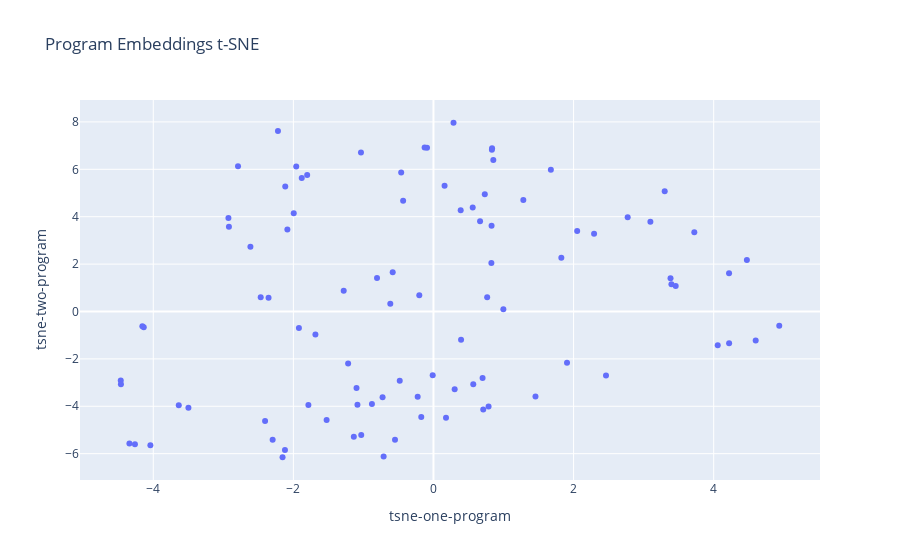

This figure's notebook cell:
### Markdown cell above
# Visualize Program Embeddings using t-SNE

### Code cell
tsne = TSNE(n_components=2, perplexity=30, max_iter=1000, random_state=42)
program_tsne_result = tsne.fit_transform(program_embeddings)
program_df['tsne-one-program'] = program_tsne_result[:, 0]
program_df['tsne-two-program'] = program_tsne_result[:, 1]

# Plot the program embeddings using t-SNE results
fig = px.scatter(
    program_df,
    x='tsne-one-program',
    y='tsne-two-program',
    hover_data=['title'],
    title='Program Embeddings t-SNE'
)
fig.show()

### Figure 1 — Plotly figure (JSON) as saved in the notebook; plotly's stock layout.template omitted (floating-point values rounded to 4 significant figures)
{"data": [{"customdata": [["Programme court de 2<sup>e</sup> cycle en génie de l'environnement"], ["Programme court de 2<sup>e</sup> cycle en génie de la production automatisée : intégration et automatisation des systèmes"], ["Programme court de 2<sup>e</sup> cycle en gestion de l’innovation"], ["DESS en projets internationaux et ingénierie globale"], ["Baccalauréat en informatique distribuée"], ["Maîtrise en conception et gestion de projets d’ingénierie canadiens"], ["Baccalauréat en génie électrique"], ["Programme court de 2<sup>e</sup> cycle en gestion de projets d'ingénierie"], ["Année préparatoire"], ["Maîtrise en génie électrique"], ["Programme court de 2<sup>e</sup> cycle en affaires juridiques pour l'ingénieur"], ["Baccalauréat en design d'expérience utilisateur (UX)"], ["Programme court de 2<sup>e</sup> cycle en efficacité énergétique"], ["Programme court de 2<sup>e</sup> cycle en modélisation des données du bâtiment (BIM)"], ["Programme court de 2<sup>e</sup> cycle en technologies de l'information"], ["Programme court de 2<sup>e</sup>&nbsp;cycle en génie électrique&nbsp;: commande industrielle"], ["Maîtrise en gestion de l’innovation"], ["Programme court en télécommunications"], ["DESS en génie électrique"], ["Programme court de 2<sup>e</sup> cycle en exploitation des énergies renouvelables"], ["Programme court de 2<sup>e</sup> cycle en génie de la construction : gestion des coûts et du temps"], ["Programme court de 2<sup>e</sup> cycle en génie mécanique"], ["Programme court de 2<sup>e</sup> cycle en gestion de projets internationaux"], ["Programme court en planification et gestion de la maintenance"], ["Maîtrise en génie logiciel"], ["Maîtrise en gestion de projets d'ingénierie"], ["DESS en technologies de la santé"], ["Certificat en gestion de la construction"], ["DESS en génie de la construction : projets de conception et réhabilitation"], ["DESS en génie de l'environnement"], ["Certificat en production industrielle"], ["Programme court en économie et estimation des projets de construction"], ["Baccalauréat en génie des opérations et de la logistique"], ["DESS en gestion de projets d'ingénierie"], ["Certificat en gestion immobilière"], ["Baccalauréat en génie logiciel"], ["Programme court en amélioration continue"], ["Maîtrise en génie des risques en santé et sécurité du travail"], ["Programme court en gestion industrielle"], ["Programme court de 2<sup>e</sup> cycle en faisabilité de projets internationaux"], ["Programme court de 2<sup>e</sup> cycle en génie de la production automatisée&nbsp; : systèmes intelligents"], ["Programme court de 2<sup>e</sup> cycle en génie électrique"], ["Programme court de 2<sup>e</sup> cycle en génie électrique : modélisation et traitement de l'information"], ["Programme court de 2<sup>e</sup> cycle en gestion des infrastructures urbaines"], ["Programme court de 2<sup>e</sup> cycle en santé et sécurité du travail sur les chantiers de construction"], ["Programme court de 2<sup>e</sup> cycle en réseaux de télécommunications"], ["Maîtrise en génie des réseaux de télécommunications"], ["Programme court de 2<sup>e</sup> cycle en technologies de la santé"], ["Programme court en gestion immobilière"], ["Programme court en optimisation de la productivité"], ["DESS en génie logiciel"], ["Maîtrise en génie, projets internationaux et ingénierie globale"], ["Maîtrise en génie de l'environnement"], ["DESS en BIM et innovations numériques"], ["Microprogramme de 2<sup>e</sup> cycle en ingénierie créative"], ["DESS en réseaux de télécommunications"], ["Certificat en économie et estimation des projets de construction"], ["DESS en gestion des infrastructures urbaines"], ["Maîtrise en génie de la construction"], ["Baccalauréat en génie des technologies de l'information"], ["DESS en génie de la production automatisée : systèmes intelligents"], ["Maîtrise en gestion des infrastructures urbaines"], ["Maîtrise en génie de la production automatisée"], ["DESS en entreprise numérique"], ["Maîtrise en génie, énergies renouvelables et efficacité énergétique"], ["DESS en génie mécanique"], ["DESS en gestion de l’innovation"], ["Cheminement universitaire en technologie"], ["DESS en technologies de l'information"], ["Baccalauréat en génie mécanique"], ["Maîtrise en génie des technologies de l’information"], ["Maîtrise en génie mécanique"], ["DESS en génie de la construction : gestion de projets de construction"], ["Microprogramme de 2<sup>e</sup> cycle en innovation en chirurgie"], ["Maîtrise en génie des technologies de la santé"], ["Certificat en gestion et assurance de la qualité"], ["DESS en énergies renouvelables et efficacité énergétique"], ["Baccalauréat en génie aérospatial"], ["Microprogramme de 2<sup>e</sup> cycle en entrepreneuriat scientifique et technologique"], ["Programme court de 2<sup>e</sup> cycle en entreprise numérique"], ["Programme court de 2<sup>e</sup> cycle en génie de la construction : gestion réglementaire"], ["Programme court de 2<sup>e</sup> cycle en génie de la construction&nbsp;: hydraulique environnementale"], ["Programme court de 2<sup>e</sup> cycle en génie électrique&nbsp;: télécommunications et microélectronique"], ["Maîtrise en génie aérospatial"], ["Baccalauréat en génie de la construction"], ["Baccalauréat en génie de la production automatisée"], ["Certificat en télécommunications"], ["Doctorat en génie"], ["Maîtrise en génie, concentration personnalisée"], ["DESS en génie des risques de santé et sécurité du travail"], ["DESS en génie de la production automatisée : intégration et automatisation des systèmes"], ["Programme court de 2<sup>e</sup> cycle en génie de la construction&nbsp;: projets de réhabilitation"], ["Programme court de 2<sup>e</sup> cycle en ingénierie financière"], ["Programme court de 2<sup>e</sup> cycle en génie des risques de santé et sécurité du travail"]], "hovertemplate": "tsne-one-program=%{x}<br>tsne-two-program=%{y}<br>title=%{customdata[0]}<extra></extra>", "legendgroup": "", "marker": {"color": "#636efa", "symbol": "circle"}, "mode": "markers", "name": "", "orientation": "v", "showlegend": false, "type": "scatter", "x": [0.1789, -3.636, 0.3023, -0.6166, -2.085, -0.806, -1.803, -0.8787, -2.22, 0.836, -1.099, -2.613, -0.2255, -2.404, 0.7009, -2.12, 2.051, 4.936, -0.09208, -1.218, -1.137, 0.7865, -0.7266, 2.463, -0.4608, -0.5821, 2.772, 3.384, 0.9974, 1.283, 4.219, -4.136, -2.92, -0.2025, 3.397, -1.959, 4.6, -2.354, 4.058, -1.085, -3.498, 0.7103, -2.296, -0.1742, -1.786, 1.456, 0.6651, 0.568, 4.22, 1.906, -1.035, -1.281, 0.7325, 0.8265, -4.341, 3.723, -4.156, 1.825, 1.676, -1.995, -4.464, 0.8292, 0.1584, 3.301, -1.921, -0.1267, 2.293, 0.3937, 3.096, -1.88, 0.3884, 0.834, 0.7663, -4.262, 0.56, 3.458, -1.685, -2.79, -4.041, -0.01113, -1.031, -0.7118, -2.155, 0.8543, -2.116, -2.927, 4.474, 0.2862, -0.4332, -2.466, -4.462, -0.5493, -0.4817, -1.526], "xaxis": "x", "y": [-4.484, -3.956, -3.277, 0.3266, 3.457, 1.412, 5.766, -3.899, 7.617, 6.894, -3.232, 2.734, -3.6, -4.619, -2.809, -5.848, 3.392, -0.6004, 6.908, -2.19, -5.286, -4.01, -3.617, -2.698, 5.871, 1.655, 3.976, 1.407, 0.09478, 4.706, 1.614, -0.664, 3.575, 0.6888, 1.152, 6.116, -1.224, 0.5749, -1.422, -3.935, -4.065, -4.139, -5.413, -4.453, -3.945, -3.583, 3.807, -3.072, -1.337, -2.164, 6.712, 0.875, 4.95, 2.051, -5.567, 3.341, -0.6273, 2.271, 5.982, 4.15, -2.911, 3.616, 5.302, 5.078, -0.7006, 6.924, 3.285, -1.19, 3.784, 5.632, 4.273, 6.828, 0.6022, -5.598, 4.384, 1.071, -0.9744, 6.129, -5.641, -2.689, -5.212, -6.122, -6.151, 6.393, 5.279, 3.951, 2.177, 7.965, 4.673, 0.6045, -3.073, -5.416, -2.921, -4.58], "yaxis": "y"}], "layout": {"legend": {"tracegroupgap": 0}, "title": {"text": "Program Embeddings t-SNE"}, "xaxis": {"anchor": "y", "domain": [0, 1], "title": {"text": "tsne-one-program"}}, "yaxis": {"anchor": "x", "domain": [0, 1], "title": {"text": "tsne-two-program"}}}}
